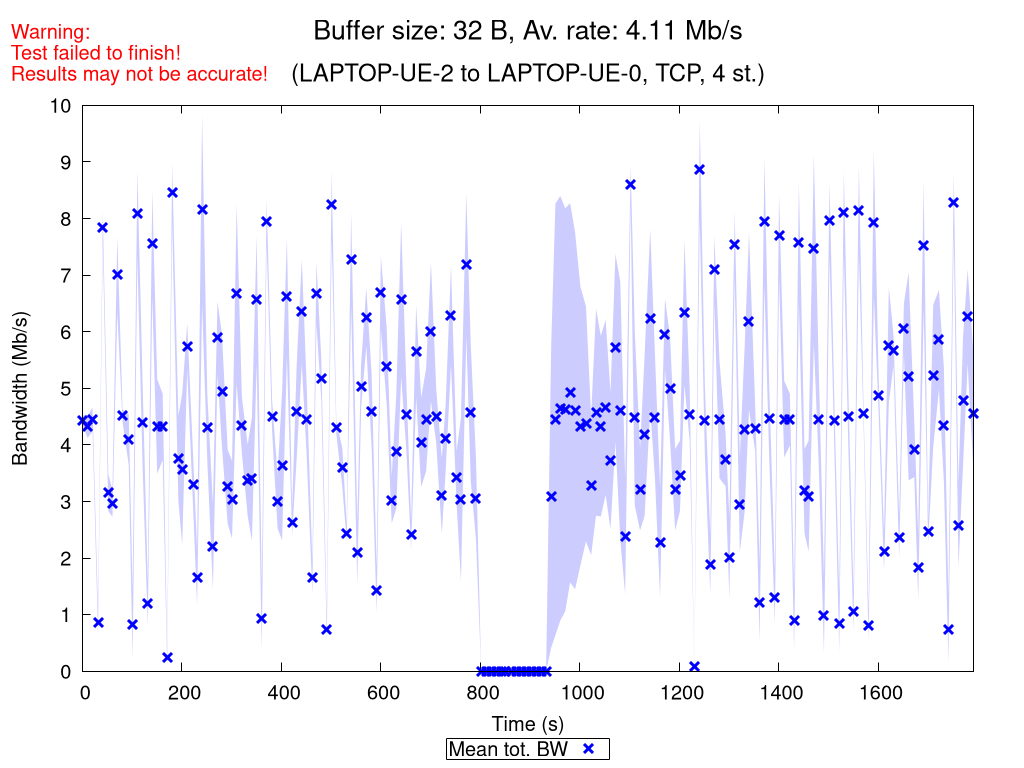

Reproduce this figure in gnuplot.
set terminal pngcairo nocrop enhanced size 1024,768 font "Verdana,15"
set output "TCP_4_st_2020_10_18_09-41-26_two2one_00032B.png"

set title "{/=20 Buffer size: 32 B, Av. rate: 4.11 Mb/s}\n\n{/=18 (LAPTOP-UE-2 to LAPTOP-UE-0, TCP, 4 st.)}"
set label "Warning:\nTest failed to finish!\nResults may not be accurate!" at screen 0.01, screen 0.96 tc rgb "red"

set xlabel "Time (s)"
set ylabel "Bandwidth (Mb/s)"
set ytics nomirror
set key bmargin center horizontal box samplen 1 width -1
set bmargin 4.6
set rmargin 4.5

rf = 1000000.0  # rate factor
set style fill transparent solid 0.2 noborder
set autoscale xfix
plot "TCP_4_st_2020_10_18_09-41-26_two2one_00032B_iperf_processed.dat" using 1:($2/rf-$3/rf):($2/rf+$3/rf) with filledcurves lc rgb "blue" notitle, \
     "" using 1:($2/rf) with points pt 2 ps 1.5 lw 3 lc rgb "blue" title "Mean tot. BW", \
